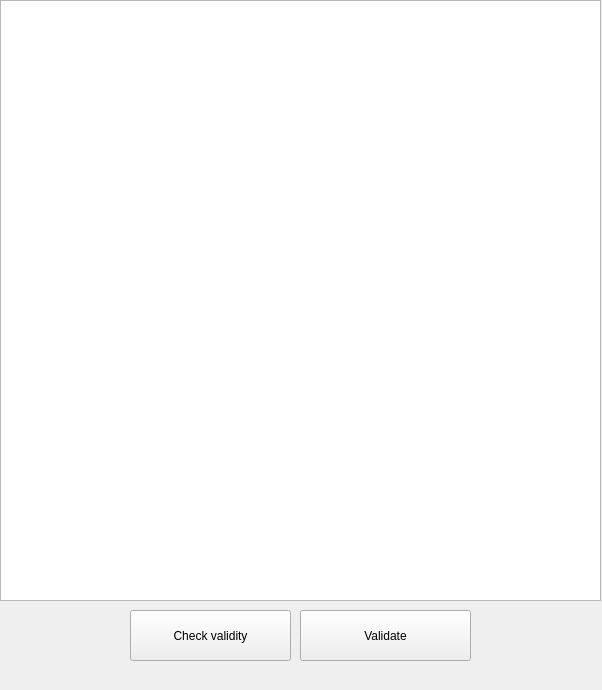
<?xml version="1.0" encoding="UTF-8"?>
<ui version="4.0">
 <class>DockWidget</class>
 <widget class="QDockWidget" name="DockWidget">
  <property name="geometry">
   <rect>
    <x>0</x>
    <y>0</y>
    <width>602</width>
    <height>690</height>
   </rect>
  </property>
  <property name="windowTitle">
   <string>Key maker</string>
  </property>
  <widget class="QWidget" name="dockWidgetContents">
   <widget class="QPlainTextEdit" name="plainTextEdit">
    <property name="geometry">
     <rect>
      <x>0</x>
      <y>0</y>
      <width>601</width>
      <height>601</height>
     </rect>
    </property>
   </widget>
   <widget class="QPushButton" name="pushButton_2">
    <property name="geometry">
     <rect>
      <x>300</x>
      <y>610</y>
      <width>171</width>
      <height>51</height>
     </rect>
    </property>
    <property name="text">
     <string>Validate</string>
    </property>
   </widget>
   <widget class="QPushButton" name="pushButton">
    <property name="geometry">
     <rect>
      <x>130</x>
      <y>610</y>
      <width>161</width>
      <height>51</height>
     </rect>
    </property>
    <property name="text">
     <string>Check validity</string>
    </property>
   </widget>
  </widget>
 </widget>
 <resources/>
 <connections/>
</ui>
